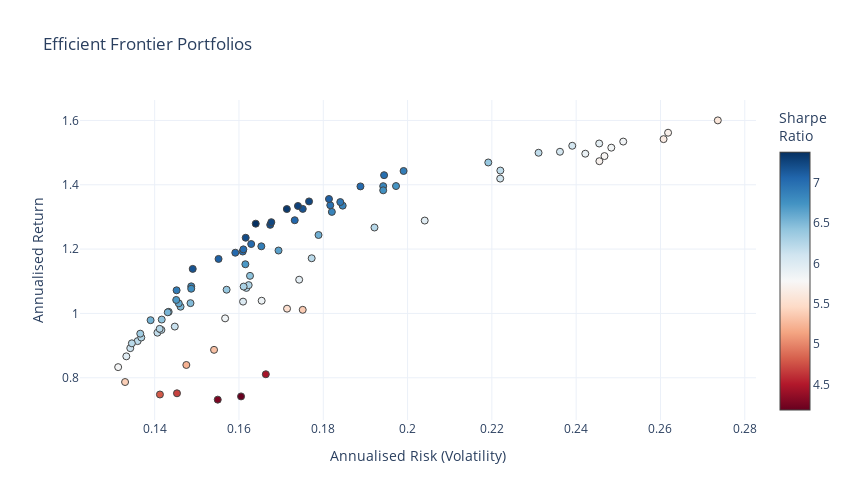

Write notebook code for a chart like this one.
### Code cell
#-- Create random portfolio weights and indexes
#- How many assests in the portfolio
n_assets = 4

mean_variance_pairs = []
weights_list=[]
tickers_list=[]

for i in tqdm(range(10000)):
    next_i = False
    while True:
        #- Choose assets randomly without replacement
        assets = np.random.choice(list(e_daily_returns.columns), n_assets, replace=False)
        #- Choose weights randomly ensuring they sum to one
        weights = np.random.rand(n_assets)
        weights = weights/sum(weights)

        #-- Loop over asset pairs and compute portfolio return and variance
        portfolio_E_Variance = 0
        portfolio_E_Return = 0
        for i in range(len(assets)):
            portfolio_E_Return += weights[i] * mus.loc[assets[i]]
            for j in range(len(assets)):
                portfolio_E_Variance += weights[i] * weights[j] * cov.loc[assets[i], assets[j]]

        #-- Skip over dominated portfolios
        for R,V in mean_variance_pairs:
            if (R > portfolio_E_Return) & (V < portfolio_E_Variance):
                next_i = True
                break
        if next_i:
            break

        #-- Add the mean/variance pairs to a list for plotting
        mean_variance_pairs.append([portfolio_E_Return, portfolio_E_Variance])
        weights_list.append(weights)
        tickers_list.append(assets)
        break

print (len(mean_variance_pairs))

import pandas as pd
import numpy as np
import plotly.graph_objects as go

# Convert the list from before into an array for easy plotting
mean_variance_pairs = np.array(mean_variance_pairs)

risk_free_rate = 0.07

# Create lists to store portfolio information
stocks_in_portfolios = []
weights_in_portfolios = []
portfolio_names = []  # List to store portfolio names

# Iterate through each portfolio
for i in range(len(tickers_list)):
    # Extract stocks and their weightage for the portfolio
    assets = tickers_list[i]
    weights = weights_list[i]
    
    # Append to the lists
    stocks_in_portfolios.append(", ".join([asset.split(":")[0] for asset in assets]))  # Extracting only the stock names
    weights_in_portfolios.append(", ".join([f"{weight:.2f}" for weight in weights]))  # Extracting only the weights
    portfolio_names.append(f'Portfolio {i+1}')  # Assigning portfolio names

# Create DataFrame from the collected portfolio data
portfolio_df = pd.DataFrame({'Portfolio Name': portfolio_names,
                             'Stocks': stocks_in_portfolios,
                             'Weights': weights_in_portfolios})

# Print portfolio information
print(portfolio_df)

# Create the figure
fig = go.Figure()
fig.add_trace(go.Scatter(x=mean_variance_pairs[:,1]**0.5, y=mean_variance_pairs[:,0], 
                      marker=dict(color=(mean_variance_pairs[:,0]-risk_free_rate)/(mean_variance_pairs[:,1]**0.5), 
                                  showscale=True, 
                                  size=7,
                                  line=dict(width=1),
                                  colorscale="RdBu",
                                  colorbar=dict(title="Sharpe<br>Ratio")
                                 ), 
                      mode='markers',
                      text=[f"{portfolio_names[i]}<br>{str(np.array(tickers_list[i]))}<br>{str(np.array(weights_list[i]).round(2))}" for i in range(len(tickers_list))]))  # Add portfolio names to text
fig.update_layout(template='plotly_white',
                  xaxis=dict(title='Annualised Risk (Volatility)'),
                  yaxis=dict(title='Annualised Return'),
                  title='Efficient Frontier Portfolios',
                  width=850,
                  height=500)
fig.update_xaxes(range=[0.18, 0.35])
fig.update_yaxes(range=[0.05,0.29])
fig.update_layout(coloraxis_colorbar=dict(title="Sharpe Ratio"))

# Show the figure
fig.show()

### Figure 1 — Plotly figure (JSON) as saved in the notebook; plotly's stock layout.template omitted (floating-point values rounded to 4 significant figures)
{"data": [{"marker": {"color": [6.215, 4.453, 4.187, 6.23, 4.272, 5.301, 5.374, 5.938, 5.972, 5.836, 6.853, 5.752, 5.512, 6.645, 5.218, 4.8, 6.507, 5.862, 6.843, 6.826, 4.692, 6.437, 6.006, 6.888, 6.141, 6.597, 6.39, 6.207, 5.977, 6.239, 6.478, 6.272, 5.82, 6.291, 6.821, 6.562, 7.17, 6.523, 5.83, 6.934, 6.759, 6.078, 5.716, 6.698, 7.166, 7.2, 6.19, 7.042, 6.704, 6.124, 7.238, 6.25, 7.321, 5.891, 6.976, 7.373, 6.186, 6.971, 6.186, 5.645, 7.086, 7.017, 5.39, 6.219, 7.033, 6.07, 6.349, 6.206, 5.593, 6.897, 7.09, 6.524, 6.722, 6.248, 6.994, 5.809, 6.9, 6.385, 7.211, 6.43, 6.538, 6.772, 5.941, 7.237, 7.265, 7.012, 7.03, 6.066, 5.698], "colorbar": {"title": {"text": "Sharpe<br>Ratio"}}, "colorscale": [[0, "rgb(103,0,31)"], [0.1, "rgb(178,24,43)"], [0.2, "rgb(214,96,77)"], [0.3, "rgb(244,165,130)"], [0.4, "rgb(253,219,199)"], [0.5, "rgb(247,247,247)"], [0.6, "rgb(209,229,240)"], [0.7, "rgb(146,197,222)"], [0.8, "rgb(67,147,195)"], [0.9, "rgb(33,102,172)"], [1, "rgb(5,48,97)"]], "line": {"width": 1}, "showscale": true, "size": 7}, "mode": "markers", "text": ["Portfolio 1<br>['HAL.NS' 'COLPAL.NS' 'NTPC.NS' 'BPCL.NS']<br>[0.25 0.3  0.21 0.24]", "Portfolio 2<br>['COALINDIA.NS' 'MARUTI.NS' 'TATASTEEL.NS' 'SIEMENS.NS']<br>[0.31 0.3  0.24 0.15]", "Portfolio 3<br>['SIEMENS.NS' 'COLPAL.NS' 'NTPC.NS' 'HINDALCO.NS']<br>[0.37 0.27 0.12 0.24]", "Portfolio 4<br>['ZYDUSLIFE.NS' 'COALINDIA.NS' 'SIEMENS.NS' 'HAL.NS']<br>[0.09 0.27 0.26 0.37]", "Portfolio 5<br>['INDIGO.NS' 'TATASTEEL.NS' 'SIEMENS.NS' 'BOSCHLTD.NS']<br>[0.25 0.21 0.25 0.3 ]", "Portfolio 6<br>['BEL.NS' 'MARUTI.NS' 'COLPAL.NS' 'VEDL.NS']<br>[0.27 0.25 0.44 0.04]", "Portfolio 7<br>['BOSCHLTD.NS' 'MARUTI.NS' 'ZYDUSLIFE.NS' 'BPCL.NS']<br>[0.04 0.16 0.36 0.45]", "Portfolio 8<br>['EICHERMOT.NS' 'NTPC.NS' 'ZYDUSLIFE.NS' 'HAL.NS']<br>[0.3  0.25 0.09 0.36]", "Portfolio 9<br>['BANKBARODA.NS' 'ZYDUSLIFE.NS' 'HAL.NS' 'COALINDIA.NS']<br>[0.2  0.07 0.32 0.41]", "Portfolio 10<br>['ZYDUSLIFE.NS' 'BOSCHLTD.NS' 'MARUTI.NS' 'BEL.NS']<br>[0.26 0.06 0.3  0.38]", "Portfolio 11<br>['ZYDUSLIFE.NS' 'NTPC.NS' 'JINDALSTEL.NS' 'HAL.NS']<br>[0.45 0.05 0.09 0.41]", "Portfolio 12<br>['TATAPOWER.NS' 'INDIGO.NS' 'HAL.NS' 'BOSCHLTD.NS']<br>[0.05 0.12 0.74 0.08]", "Portfolio 13<br>['BANKBARODA.NS' 'SIEMENS.NS' 'ZYDUSLIFE.NS' 'COALINDIA.NS']<br>[0.3 0.1 0.3 0.3]", "Portfolio 14<br>['ZYDUSLIFE.NS' 'ABB.NS' 'INDIGO.NS' 'COALINDIA.NS']<br>[0.53 0.04 0.07 0.36]", "Portfolio 15<br>['BOSCHLTD.NS' 'HAL.NS' 'COLPAL.NS' 'TATASTEEL.NS']<br>[0.31 0.11 0.32 0.25]", "Portfolio 16<br>['MARUTI.NS' 'NTPC.NS' 'COLPAL.NS' 'JINDALSTEL.NS']<br>[0.47 0.13 0.36 0.04]", "Portfolio 17<br>['ABB.NS' 'COALINDIA.NS' 'MARUTI.NS' 'ZYDUSLIFE.NS']<br>[0.22 0.23 0.23 0.32]", "Portfolio 18<br>['INDIGO.NS' 'BANKBARODA.NS' 'ABB.NS' 'ZYDUSLIFE.NS']<br>[0.43 0.04 0.22 0.31]", "Portfolio 19<br>['ZYDUSLIFE.NS' 'JINDALSTEL.NS' 'HAL.NS' 'COLPAL.NS']<br>[0.21 0.06 0.47 0.27]", "Portfolio 20<br>['COALINDIA.NS' 'HAL.NS' 'ZYDUSLIFE.NS' 'BANKBARODA.NS']<br>[0.01 0.52 0.37 0.1 ]", "Portfolio 21<br>['NTPC.NS' 'HINDALCO.NS' 'COLPAL.NS' 'MARUTI.NS']<br>[0.31 0.07 0.14 0.48]", "Portfolio 22<br>['MARUTI.NS' 'COALINDIA.NS' 'HAL.NS' 'COLPAL.NS']<br>[0.13 0.17 0.25 0.45]", "Portfolio 23<br>['NTPC.NS' 'ZYDUSLIFE.NS' 'ABB.NS' 'BOSCHLTD.NS']<br>[0.46 0.23 0.2  0.11]", "Portfolio 24<br>['ZYDUSLIFE.NS' 'HAL.NS' 'NTPC.NS' 'SIEMENS.NS']<br>[0.42 0.19 0.33 0.06]", "Portfolio 25<br>['MARUTI.NS' 'INDIGO.NS' 'ONGC.NS' 'ZYDUSLIFE.NS']<br>[0.16 0.38 0.18 0.29]", "Portfolio 26<br>['COLPAL.NS' 'INDIGO.NS' 'ZYDUSLIFE.NS' 'ABB.NS']<br>[0.27 0.25 0.31 0.17]", "Portfolio 27<br>['ZYDUSLIFE.NS' 'ONGC.NS' 'EICHERMOT.NS' 'INDIGO.NS']<br>[0.54 0.25 0.01 0.2 ]", "Portfolio 28<br>['INDIGO.NS' 'ZYDUSLIFE.NS' 'BOSCHLTD.NS' 'COLPAL.NS']<br>[0.11 0.3  0.31 0.28]", "Portfolio 29<br>['ZYDUSLIFE.NS' 'MARUTI.NS' 'COLPAL.NS' 'NTPC.NS']<br>[0.17 0.32 0.34 0.18]", "Portfolio 30<br>['HAL.NS' 'TATAPOWER.NS' 'ZYDUSLIFE.NS' 'EICHERMOT.NS']<br>[0.3  0.   0.37 0.33]", "Portfolio 31<br>['HAL.NS' 'BANKBARODA.NS' 'MARUTI.NS' 'ZYDUSLIFE.NS']<br>[0.25 0.19 0.29 0.27]", "Portfolio 32<br>['MARUTI.NS' 'COALINDIA.NS' 'INDIGO.NS' 'ZYDUSLIFE.NS']<br>[0.19 0.43 0.05 0.32]", "Portfolio 33<br>['HAL.NS' 'NTPC.NS' 'HINDALCO.NS' 'BEL.NS']<br>[0.72 0.18 0.02 0.08]", "Portfolio 34<br>['INDIGO.NS' 'TATASTEEL.NS' 'ZYDUSLIFE.NS' 'COALINDIA.NS']<br>[0.39 0.07 0.32 0.22]", "Portfolio 35<br>['MARUTI.NS' 'EICHERMOT.NS' 'HAL.NS' 'ZYDUSLIFE.NS']<br>[0.33 0.06 0.31 0.3 ]", "Portfolio 36<br>['ZYDUSLIFE.NS' 'NTPC.NS' 'BEL.NS' 'HAL.NS']<br>[0.28 0.34 0.21 0.17]", "Portfolio 37<br>['HAL.NS' 'COLPAL.NS' 'ZYDUSLIFE.NS' 'MARUTI.NS']<br>[0.26 0.32 0.28 0.14]", "Portfolio 38<br>['INDIGO.NS' 'ONGC.NS' 'COLPAL.NS' 'ZYDUSLIFE.NS']<br>[0.19 0.14 0.38 0.29]", "Portfolio 39<br>['HAL.NS' 'BPCL.NS' 'NTPC.NS' 'HINDALCO.NS']<br>[0.76 0.22 0.02 0.  ]", "Portfolio 40<br>['NTPC.NS' 'ONGC.NS' 'ZYDUSLIFE.NS' 'HAL.NS']<br>[0.27 0.03 0.29 0.41]", "Portfolio 41<br>['ZYDUSLIFE.NS' 'HAL.NS' 'ABB.NS' 'BEL.NS']<br>[0.33 0.37 0.04 0.25]", "Portfolio 42<br>['BOSCHLTD.NS' 'TATAPOWER.NS' 'COALINDIA.NS' 'HAL.NS']<br>[0.13 0.1  0.2  0.56]", "Portfolio 43<br>['ABB.NS' 'BANKBARODA.NS' 'MARUTI.NS' 'HAL.NS']<br>[0.04 0.11 0.07 0.78]", "Portfolio 44<br>['ZYDUSLIFE.NS' 'MARUTI.NS' 'COALINDIA.NS' 'COLPAL.NS']<br>[0.41 0.16 0.21 0.22]", "Portfolio 45<br>['COLPAL.NS' 'ZYDUSLIFE.NS' 'HAL.NS' 'BEL.NS']<br>[0.2  0.33 0.38 0.09]", "Portfolio 46<br>['HAL.NS' 'ZYDUSLIFE.NS' 'NTPC.NS' 'ONGC.NS']<br>[0.28 0.5  0.1  0.13]", "Portfolio 47<br>['SIEMENS.NS' 'COALINDIA.NS' 'HAL.NS' 'BPCL.NS']<br>[0.04 0.33 0.52 0.1 ]", "Portfolio 48<br>['SIEMENS.NS' 'ZYDUSLIFE.NS' 'HAL.NS' 'ONGC.NS']<br>[0.09 0.4  0.37 0.14]", "Portfolio 49<br>['ZYDUSLIFE.NS' 'BANKBARODA.NS' 'INDIGO.NS' 'HAL.NS']<br>[0.43 0.18 0.19 0.2 ]", "Portfolio 50<br>['INDIGO.NS' 'COLPAL.NS' 'MARUTI.NS' 'ZYDUSLIFE.NS']<br>[0.29 0.3  0.23 0.18]", "Portfolio 51<br>['HAL.NS' 'NTPC.NS' 'ABB.NS' 'ZYDUSLIFE.NS']<br>[0.28 0.26 0.06 0.4 ]", "Portfolio 52<br>['ZYDUSLIFE.NS' 'ABB.NS' 'MARUTI.NS' 'COLPAL.NS']<br>[0.34 0.11 0.24 0.31]", "Portfolio 53<br>['COALINDIA.NS' 'ABB.NS' 'ZYDUSLIFE.NS' 'HAL.NS']<br>[0.33 0.1  0.32 0.25]", "Portfolio 54<br>['TATAPOWER.NS' 'COALINDIA.NS' 'BOSCHLTD.NS' 'HAL.NS']<br>[0.22 0.1  0.04 0.64]", "Portfolio 55<br>['INDIGO.NS' 'HAL.NS' 'ZYDUSLIFE.NS' 'BOSCHLTD.NS']<br>[0.14 0.26 0.43 0.17]", "Portfolio 56<br>['ZYDUSLIFE.NS' 'COLPAL.NS' 'HAL.NS' 'ABB.NS']<br>[0.42 0.14 0.31 0.14]", "Portfolio 57<br>['SIEMENS.NS' 'ZYDUSLIFE.NS' 'COALINDIA.NS' 'MARUTI.NS']<br>[0.12 0.34 0.22 0.32]", "Portfolio 58<br>['BOSCHLTD.NS' 'ZYDUSLIFE.NS' 'COALINDIA.NS' 'HAL.NS']<br>[0.15 0.32 0.07 0.46]", "Portfolio 59<br>['HAL.NS' 'BANKBARODA.NS' 'COALINDIA.NS' 'ABB.NS']<br>[0.66 0.02 0.17 0.14]", "Portfolio 60<br>['MARUTI.NS' 'HAL.NS' 'SIEMENS.NS' 'TATAPOWER.NS']<br>[0.01 0.82 0.1  0.07]", "Portfolio 61<br>['ZYDUSLIFE.NS' 'COLPAL.NS' 'EICHERMOT.NS' 'HAL.NS']<br>[0.29 0.28 0.12 0.31]", "Portfolio 62<br>['ZYDUSLIFE.NS' 'HAL.NS' 'BPCL.NS' 'BEL.NS']<br>[0.42 0.43 0.09 0.06]", "Portfolio 63<br>['ZYDUSLIFE.NS' 'INDIGO.NS' 'BOSCHLTD.NS' 'MARUTI.NS']<br>[0.18 0.22 0.33 0.27]", "Portfolio 64<br>['ONGC.NS' 'ZYDUSLIFE.NS' 'COLPAL.NS' 'MARUTI.NS']<br>[0.09 0.37 0.25 0.29]", "Portfolio 65<br>['BOSCHLTD.NS' 'ZYDUSLIFE.NS' 'ONGC.NS' 'HAL.NS']<br>[0.16 0.37 0.15 0.32]", "Portfolio 66<br>['TATASTEEL.NS' 'HAL.NS' 'COALINDIA.NS' 'VEDL.NS']<br>[0.04 0.67 0.29 0.  ]", "Portfolio 67<br>['ZYDUSLIFE.NS' 'HAL.NS' 'MARUTI.NS' 'COLPAL.NS']<br>[0.35 0.12 0.45 0.08]", "Portfolio 68<br>['COALINDIA.NS' 'ABB.NS' 'MARUTI.NS' 'ZYDUSLIFE.NS']<br>[0.17 0.21 0.34 0.27]", "Portfolio 69<br>['EICHERMOT.NS' 'HAL.NS' 'BANKBARODA.NS' 'NTPC.NS']<br>[0.04 0.92 0.03 0.02]", "Portfolio 70<br>['INDIGO.NS' 'ZYDUSLIFE.NS' 'HAL.NS' 'COALINDIA.NS']<br>[0.05 0.41 0.54 0.  ]", "Portfolio 71<br>['BANKBARODA.NS' 'ZYDUSLIFE.NS' 'ABB.NS' 'HAL.NS']<br>[0.04 0.5  0.06 0.4 ]", "Portfolio 72<br>['ZYDUSLIFE.NS' 'NTPC.NS' 'MARUTI.NS' 'COLPAL.NS']<br>[0.38 0.22 0.11 0.29]", "Portfolio 73<br>['ZYDUSLIFE.NS' 'HAL.NS' 'TATAPOWER.NS' 'ABB.NS']<br>[0.21 0.47 0.14 0.18]", "Portfolio 74<br>['MARUTI.NS' 'ZYDUSLIFE.NS' 'TATAPOWER.NS' 'INDIGO.NS']<br>[0.29 0.33 0.14 0.25]", "Portfolio 75<br>['ONGC.NS' 'HAL.NS' 'ABB.NS' 'ZYDUSLIFE.NS']<br>[0.03 0.53 0.08 0.36]", "Portfolio 76<br>['ZYDUSLIFE.NS' 'COLPAL.NS' 'INDIGO.NS' 'MARUTI.NS']<br>[0.29 0.09 0.16 0.46]", "Portfolio 77<br>['ZYDUSLIFE.NS' 'HAL.NS' 'MARUTI.NS' 'ABB.NS']<br>[0.3  0.27 0.37 0.07]", "Portfolio 78<br>['NTPC.NS' 'HAL.NS' 'BEL.NS' 'ZYDUSLIFE.NS']<br>[0.09 0.56 0.18 0.17]", "Portfolio 79<br>['COLPAL.NS' 'NTPC.NS' 'ZYDUSLIFE.NS' 'HAL.NS']<br>[0.32 0.12 0.25 0.31]", "Portfolio 80<br>['INDIGO.NS' 'COLPAL.NS' 'MARUTI.NS' 'ZYDUSLIFE.NS']<br>[0.19 0.17 0.18 0.46]", "Portfolio 81<br>['INDIGO.NS' 'COALINDIA.NS' 'ZYDUSLIFE.NS' 'MARUTI.NS']<br>[0.18 0.24 0.29 0.3 ]", "Portfolio 82<br>['COALINDIA.NS' 'COLPAL.NS' 'ZYDUSLIFE.NS' 'INDIGO.NS']<br>[0.14 0.2  0.34 0.31]", "Portfolio 83<br>['ABB.NS' 'COALINDIA.NS' 'HAL.NS' 'BEL.NS']<br>[0.18 0.03 0.72 0.07]", "Portfolio 84<br>['ZYDUSLIFE.NS' 'HAL.NS' 'ONGC.NS' 'COALINDIA.NS']<br>[0.29 0.34 0.12 0.24]", "Portfolio 85<br>['HAL.NS' 'COALINDIA.NS' 'COLPAL.NS' 'ZYDUSLIFE.NS']<br>[0.34 0.28 0.16 0.22]", "Portfolio 86<br>['ZYDUSLIFE.NS' 'NTPC.NS' 'HAL.NS' 'INDIGO.NS']<br>[0.33 0.28 0.18 0.2 ]", "Portfolio 87<br>['ABB.NS' 'ZYDUSLIFE.NS' 'HAL.NS' 'ONGC.NS']<br>[0.18 0.3  0.22 0.3 ]", "Portfolio 88<br>['COALINDIA.NS' 'TATAPOWER.NS' 'BEL.NS' 'HAL.NS']<br>[0.21 0.11 0.11 0.57]", "Portfolio 89<br>['BOSCHLTD.NS' 'INDIGO.NS' 'TATAPOWER.NS' 'HAL.NS']<br>[0.   0.03 0.21 0.75]"], "type": "scatter", "x": [0.1772, 0.1664, 0.1605, 0.1921, 0.155, 0.1541, 0.1751, 0.1743, 0.2041, 0.1567, 0.1846, 0.2467, 0.1714, 0.1694, 0.1475, 0.1412, 0.1461, 0.1654, 0.182, 0.1942, 0.1453, 0.1626, 0.161, 0.1653, 0.1448, 0.1457, 0.1571, 0.1359, 0.1333, 0.1618, 0.1485, 0.1623, 0.2483, 0.1611, 0.1487, 0.1789, 0.149, 0.1433, 0.2512, 0.184, 0.1942, 0.222, 0.2455, 0.1451, 0.1751, 0.1674, 0.222, 0.1732, 0.1615, 0.1342, 0.1677, 0.1368, 0.1714, 0.2422, 0.1609, 0.164, 0.1407, 0.1817, 0.2311, 0.2607, 0.1552, 0.1888, 0.133, 0.1346, 0.1629, 0.2391, 0.1366, 0.1416, 0.2736, 0.1991, 0.1814, 0.1431, 0.1973, 0.1412, 0.1944, 0.1313, 0.1452, 0.2191, 0.1616, 0.1417, 0.139, 0.1487, 0.2455, 0.1766, 0.174, 0.161, 0.1591, 0.2362, 0.2618], "y": [1.172, 0.8108, 0.742, 1.267, 0.732, 0.8867, 1.011, 1.105, 1.289, 0.9846, 1.335, 1.489, 1.015, 1.196, 0.8397, 0.7479, 1.021, 1.039, 1.316, 1.396, 0.7517, 1.117, 1.037, 1.209, 0.9591, 1.031, 1.074, 0.9139, 0.8666, 1.079, 1.032, 1.088, 1.515, 1.084, 1.084, 1.244, 1.138, 1.005, 1.534, 1.346, 1.383, 1.419, 1.473, 1.042, 1.325, 1.275, 1.444, 1.29, 1.153, 0.8919, 1.284, 0.9252, 1.324, 1.497, 1.192, 1.279, 0.9401, 1.336, 1.5, 1.542, 1.169, 1.395, 0.7867, 0.907, 1.216, 1.521, 0.9371, 0.9488, 1.6, 1.443, 1.356, 1.003, 1.396, 0.9521, 1.43, 0.833, 1.072, 1.469, 1.235, 0.981, 0.9789, 1.077, 1.528, 1.348, 1.334, 1.199, 1.189, 1.503, 1.562]}], "layout": {"coloraxis": {"colorbar": {"title": {"text": "Sharpe Ratio"}}}, "height": 500, "title": {"text": "Efficient Frontier Portfolios"}, "width": 850, "xaxis": {"autorange": true, "range": [0.1223, 0.2827], "title": {"text": "Annualised Risk (Volatility)"}, "type": "linear"}, "yaxis": {"autorange": true, "range": [0.6686, 1.664], "title": {"text": "Annualised Return"}, "type": "linear"}}}
